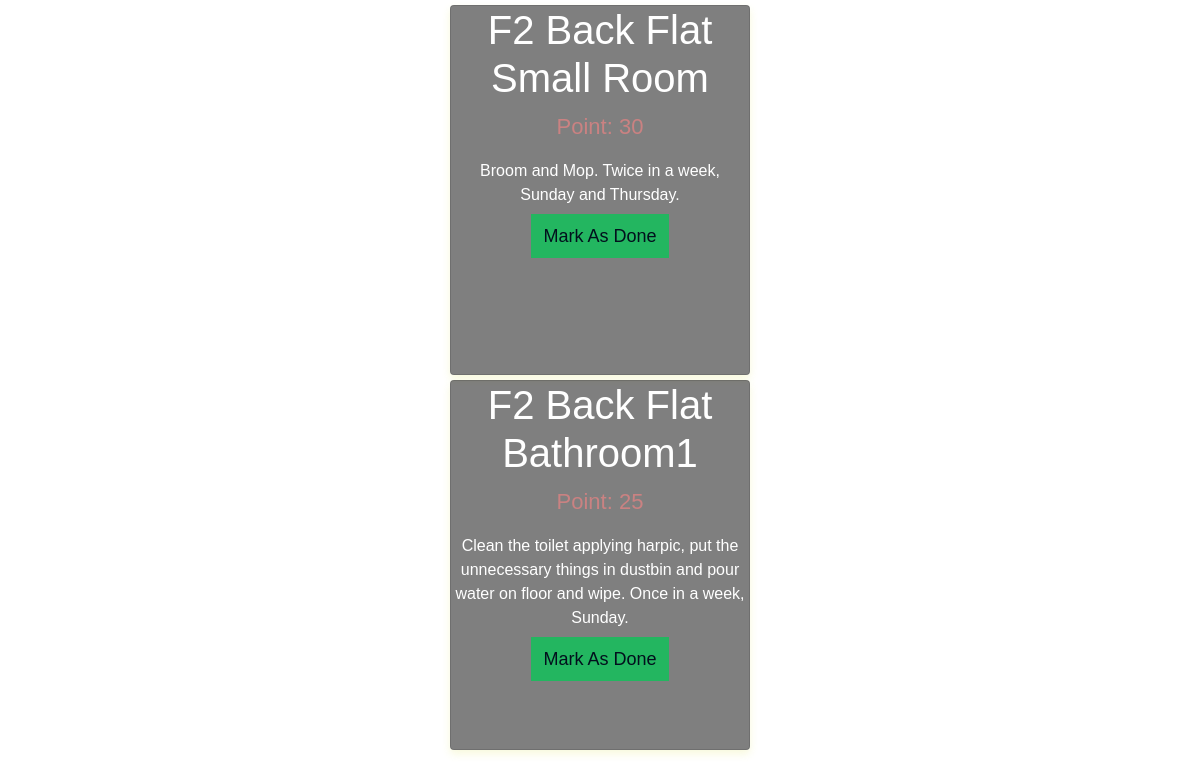
The page /user/17/services/ on the database its author committed.
### clean/models.py (models this page shows, shortened)
class Service(models.Model):
    name = models.CharField(max_length=100)
    description = models.CharField(max_length=500,default='hare krishna')
    point = models.IntegerField(default=0)
    deadline = models.DateTimeField()
    devotee = models.ForeignKey(Devotee,on_delete=models.CASCADE,related_name='services',null=True)
    taken = models.BooleanField(default = False)
    done = models.BooleanField(default=False)

### clean/views.py (the view)
# urls.py: path("user/<int:user_pk>/services/", views.dev_services, name="dev_services"),
def dev_services(request,user_pk):
    user = get_object_or_404(User,pk=user_pk)
    services = user.devotee.services.all().order_by('deadline')
    return render(request,'clean/dev_services.html',{'user':user, 'services':services})

### templates/clean/dev_services.html (shortened to what this page needs)
{% extends "clean/layout.html" %}
{% block body %}
  {% for service in services %}
    <div class="card">
      <h1>{{service.name}}</h1>
      <p class="price">Point: {{service.point}}</p>
      <p>{{service.description}}</p>
      <p>
        {% if service.done %}
        <a disabled="disabled" >Done</a>
        {% else %}
        <a href="{% url 'clean:dev_service_mark_as_done' user_pk=user.pk service_pk=service.pk %}">Mark As Done</a>
        {% endif %}
      </p>
    </div>
  {% endfor %}
{% endblock %}

### templates/clean/layout.html (style rules this page uses)
html,body { background-image: url('http://getwallpapers.com/wallpaper/full/a/5/d/544750.jpg'); background-repeat: repeat-y; background-size: cover; height: 100%; font-family: 'Numans', sans-serif; }
.card { height: 370px; margin-top: auto; margin-bottom: auto; width: 400px; background-color: rgba(0,0,0,0.5) !important; }

### templates/clean/dev_services.html (style rules this page uses)
.card { box-shadow: 0 4px 8px 0 hsla(64, 73%, 60%, 0.2); max-width: 300px; margin: 5px auto; text-align: center; font-family: arial; color: white; }
.price { color: rgb(202, 130, 130); font-size: 22px; }
.card a { border: none; outline: 0; padding: 12px; color: rgb(2, 16, 29); background-color: rgb(35, 182, 96); text-align: center; cursor: pointer; width: 100%; font-size: 18px; }

### rows shown on the page
Service: name "F2 Back Flat Small Room", point "30", description "Broom and Mop. Twice in a week, Sunday and Thursday.", done "Mark As Done"
Service: name "F2 Back Flat Bathroom1", point "25", description "Clean the toilet applying harpic, put the unnecessary things in dustbin and pour water on floor and wipe. Once in a week, Sunday.", done "Mark As Done"
